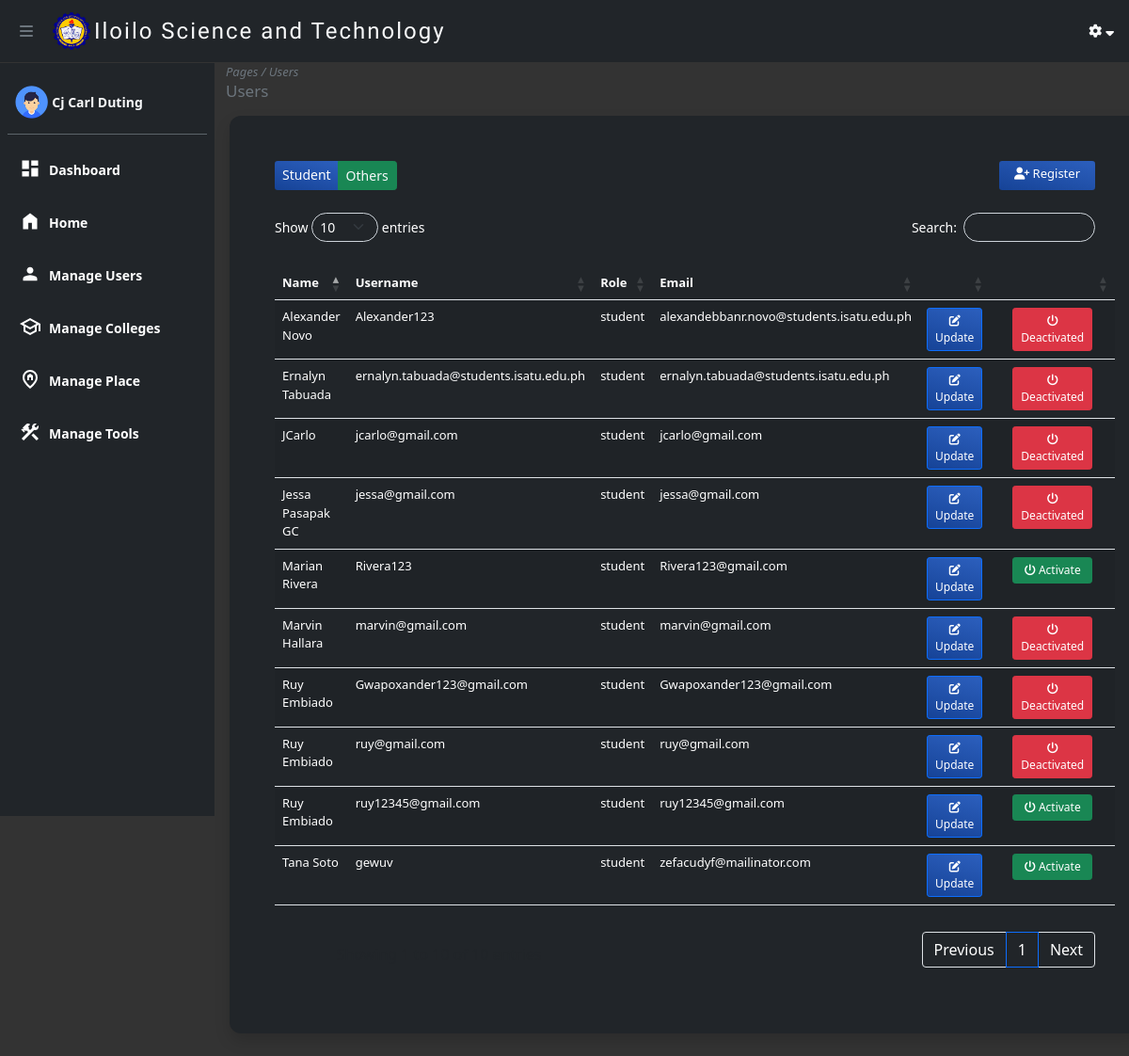
/views/manage_student.php (signed in), run on the app's committed database.
### tables this page shows
CREATE TABLE `users` (
  `id` int(255) NOT NULL,
  `name` varchar(30) NOT NULL,
  `username` varchar(50) NOT NULL,
  `email` varchar(100) NOT NULL,
  `password` varchar(250) NOT NULL,
  `role` varchar(10) NOT NULL,
  `user_status` int(3) NOT NULL
);

### config/routes.php (called while the page is built, shortened)
<?php
$img = "../public/assets/img";
$bootstrapcss = "../public/assets/bootstrap/css/bootstrap.min.css";
$icons = "https://cdnjs.cloudflare.com/ajax/libs/font-awesome/6.2.1/css/all.min.css";

### config/database.php (called while the page is built, shortened)
<?php
$host = "localhost";
$username = "root";
$password = "";
$database = "ojt";
$conn = mysqli_connect($host, $username, $password, $database);
function find_where($table, $columns_and_values)
{
    global $conn;
    $sql = "SELECT * FROM $table WHERE ";
    $params = [];
    $types = "";
    $i = 0;
    foreach ($columns_and_values as $column => $value) {
        $sql .= "$column = ? ";
        $params[] = &$columns_and_values[$column];
        $types .= "s";
    }
    $stmt = mysqli_prepare($conn, $sql);
    array_unshift($params, $types);
    call_user_func_array(array($stmt, "bind_param"), $params);
    $stmt->execute();
    $result = $stmt->get_result();
    return $result->fetch_all(MYSQLI_ASSOC);
}

### views/manage_student.php (the view, shortened to what this page needs)
<?php
require_once 'header.php';
?>
<div class="row mx-auto">
    <p class="text-start text-secondary m-0" style="font-size:13px"><i>Pages / Users</i></p>
    <h4 class="h4 text-start text-secondary" style="font-size:17px">Users</h4>
</div>
<div class="row m-auto px-3">
    <div class="col-12 m-auto mt-2 rounded bg-dark p-5 table-responsive-lg shadow card-radius">
        <div class="d-flex justify-content-between pb-2 mb-3">
            <div class="btn-group" role="group" aria-label="Basic example">
                <a type="button" href="manage_student.php" class="btn btn-primary btn-sm">Student</a>
                <a type="button" href="manage_user.php" class="btn btn-success text-light btn-sm">Others</a>
            </div>
            <a class="btn btn-primary float-end btn-sm px-3" href="add_user.php" style="font-size: 13px;"><i class="fa fa-user-plus"></i> Register</a>
        </div>
        <table id="example" class="table table-striped" style="width:100%">
            <thead>
                <tr>
                    <th>Name</th>
                    <th>Username</th>
                    <th>Role</th>
                    <th>Email</th>
                    <th></th>
                    <th></th>
                </tr>
            </thead>
            <tbody>
                <?php $result = find_where('users', ['role' => 'student']); ?>
                <?php foreach ($result as $row) : ?>
                    <tr>
                        <td>
                            <?= $row['name'] ?>
                        </td>
                        <td>
                            <?= $row['username'] ?>
                        </td>
                        <td>
                            <?= $row['role'] ?>
                        </td>
                        <td>
                            <?= $row['email'] ?>
                        </td>
                        <td class="text-center">
                            <div class="row mx-auto mb-0 ">
                                <a class="btn btn-primary btn-sm border border-primary" href="manage_user_update.php?id=<?= $row['id'] ?>" style="font-size:12px;"><i class="fa fa-edit"></i> Update</a>
                            </div>
                        </td>
                        <td class="text-center px-4">
                            <div class="row mx-auto mb-0"><a class="btn <?php if ($row['user_status'] === 1) {
                                                                            echo 'btn-danger deactivate';
                                                                        } else {
                                                                            echo 'btn-success activate';
                                                                        } ?> btn-sm" href="../actions/activation.php?id=<?= $row['id'] ?>" style="font-size:12px;"><i class="fa fa-power-off"></i> <?php if ($row['user_status'] === 1) {
                                                                                                                                                                                                        echo 'Deactivated';
                                                                                                                                                                                                    } else {
                                                                                                                                                                                                        echo 'Activate';
                                                                                                                                                                                                    } ?></a></div>
                        </td>
                    </tr>
                <?php endforeach; ?>
            </tbody>
        </table>
    </div>
</div>
<?php include 'footer.php'; ?>

### views/header.php (shortened to what this page needs)
<?php
require_once '../config/config.php';
?>
<!DOCTYPE html>
<html lang="en">
<head>
    <link rel="stylesheet" href="../public/assets/css/aos.css">
    <link href="https://cdn.jsdelivr.net/npm/bootstrap-icons@1.4.1/font/bootstrap-icons.css" rel="stylesheet">
    <link rel="stylesheet" href="https://cdnjs.cloudflare.com/ajax/libs/twitter-bootstrap/5.2.0/css/bootstrap.min.css" />
    <link rel="stylesheet" href="https://cdn.datatables.net/1.13.2/css/dataTables.bootstrap5.min.css" />
    <link rel="stylesheet" href="<?php echo $bootstrapcss; ?>">
    <link rel="stylesheet" href="<?php echo $icons; ?>">
    <link rel="stylesheet" href="../public/assets/css/datatable.css" />
    <link rel="stylesheet" href="../public/assets/css/style.css">
</head>
<body>
    <nav class="navbar navbar-expand-lg bg-dark" id="header">
            <?php if (isset($_SESSION['isLogin'])) : ?>
                <div class="container-fluid px-2">
                    <button class="btn me-2" id="close-side">
                        <i class="fa fa-bars text-secondary">
                        </i>
                    </button>
                <?php endif; ?>
                <a class="navbar-brand d-flex align-items-center" href="#">
                    <img class="img-fluid" height="40" width="40" src="<?php echo $img; ?>/isatlogo.png">
                    <h4 class="h4 m-0 text-light text-sm ms-1 text-brand">
                        Iloilo Science and Technology
                    </h4>
                </a>
                <div class="collapse navbar-collapse collapse-customize " id="navbarSupportedContent">
                    <div class="d-flex justify-content-end">
                        <ul class="navbar-nav me-auto mb-2 mb-lg-0">
                            <?php if (isset($_SESSION['isLogin'])) : ?>
                                <li class="nav-item">
                                    <div class="nav-item dropdown">
                                        <a href="#" class="nav-link d-flex text-light text-bold" data-bs-toggle="dropdown">
                                            <span class="align-self-center d-flex align-items-center"><i class="fa fa-cog"></i></span>
                                            <i class="ms-1 fa fa-caret-down text-size mt-1"></i>
                                        </a>
                                    </div>
                                </li>
                            <?php endif; ?>
                        </ul>
                    </div>
                </div>
                </div>
    </nav>
    <?php if (isset($_SESSION['isLogin'])) : ?>
        <div class="d-flex">
            <div class="bg-dark sidebar content-visibility" id="sidebar">
                <div class="col-12 mt-4">
                    <a href="profile.php" class="text-decoration-none">
                        <div class="row m-auto my-2 ms-3" id="div-close">
                            <div class="col-2 px-0" id="profile-close">
                                <img class="img-fluid" src="../public/assets/img/user-logo.png" />
                            </div>
                            <div class="col-9 px-1 d-flex align-items-center">
                                <p class="text-size text-light g-0 text-start text-bold m-0 text-side">
                                    <?php if (isset($_SESSION['name'])) :
                                        echo $_SESSION['name'];
                                    endif; ?>
                                </p>
                            </div>
                        </div>
                    </a>
                    <hr class="dropdown-divider bg-secondary mx-2 mt-3">
                    <div class="row m-auto mt-3">
                        <div class="col-12 px-2">
                            <div class="row m-auto">
                                <a class="side-link btn py-2 shadow-none" href="dashboard.php">
                                    <div class="d-flex align-items-end icon-center">
                                        <svg xmlns="http://www.w3.org/2000/svg" height="24" width="24" fill="#fff">
                                            <path d="M13.25 9V3.5h7.25V9ZM3.5 12.5v-9h7.25v9Zm9.75 8v-9h7.25v9Zm-9.75 0V15h7.25v5.5Z" />
                                        </svg>
                                        <p class="text-white m-0 ms-2 alig-self-center text-side text-bold">Dashboard</p>
                                    </div>
                                </a>
                            </div>
                            <div class="row m-auto mt-3">
                                <a class="side-link btn py-2 shadow-none" href="home.php">
                                    <div class="d-flex align-items-end icon-center">
                                        <svg xmlns="http://www.w3.org/2000/svg" height="24" width="24" fill="#fff">
                                            <path d="M4.5 20.5V9.25L12 3.6l7.5 5.65V20.5h-5.6v-6.7h-3.8v6.7Z" />
                                        </svg>
                                        <p class="text-white m-0 ms-2 alig-self-center text-side text-bold">Home</p>
                                    </div>
                                </a>
                            </div>
                            <div class="row m-auto mt-3">
                                <a class="side-link btn py-2 shadow-none" href="manage_student.php">
                                    <div class="d-flex align-items-end icon-center">
                                        <p class="text-white m-0 ms-2 alig-self-center text-side text-bold">Manage Users</p>
                                    </div>
                                </a>
                            </div>
                            <div class="row m-auto mt-3">
                                <a class="side-link btn py-2 shadow-none" href="manageColleges.php">
                                    <div class="d-flex align-items-end icon-center">
                                        <svg xmlns="http://www.w3.org/2000/svg" height="24" viewBox="0 96 960 960" fill="#fff" width="24">
                                            <path d="M480 936 200 784V544L40 456l440-240 440 240v320h-80V500l-80 44v240L480 936Zm0-332 274-148-274-148-274 148 274 148Zm0 241 200-108V586L480 696 280 586v151l200 108Zm0-241Zm0 90Zm0 0Z" />
                                        </svg>
                                        <p class="text-white m-0 ms-2 alig-self-center text-side text-bold">Manage Colleges</p>
                                    </div>
                                </a>
                            </div>
                            <div class="row m-auto mt-3">
                                <a class="side-link btn py-2 shadow-none" href="manage_place.php">
                                    <div class="d-flex align-items-end icon-center">
                                        <p class="text-white m-0 ms-2 alig-self-center text-side text-bold">Manage Place</p>
                                    </div>
                                </a>
                            </div>
                            <div class="row m-auto mt-3">
                                <a class="side-link btn py-2 shadow-none" href="manage_tool.php">
                                    <div class="d-flex align-items-end icon-center">
                                        <p class="text-white m-0 ms-2 alig-self-center text-side text-bold">Manage Tools</p>
                                    </div>
                                </a>
                            </div>
                        </div>
                    </div>
                </div>
            </div>
            <div class="col-10 main-content content-visibility" id="main-content">
            <?php endif; ?>

### views/footer.php (shortened to what this page needs)
<?php if (isset($_SESSION['isLogin'])) : ?>
    </div>
    </div>
<?php endif; ?>
</body>
</html>

### public/assets/css/datatable.css (style rules this page uses)
table.dataTable thead>tr>th.sorting,table.dataTable thead>tr>th.sorting_asc,table.dataTable thead>tr>th.sorting_desc,table.dataTable thead>tr>th.sorting_asc_disabled,table.dataTable thead>tr>th.sorting_desc_disabled,table.dataTable thead>tr>td.sorting,table.dataTable thead>tr>td.sorting_asc,table.dataTable thead>tr>td.sorting_desc,table.dataTable thead>tr>td.sorting_asc_disabled,table.dataTable thead>tr>td.sorting_desc_disabled { cursor:pointer;position:relative;padding-right:26px }
table.dataTable thead>tr>th.sorting:before,table.dataTable thead>tr>th.sorting:after,table.dataTable thead>tr>th.sorting_asc:before,table.dataTable thead>tr>th.sorting_asc:after,table.dataTable thead>tr>th.sorting_desc:before,table.dataTable thead>tr>th.sorting_desc:after,table.dataTable thead>tr>th.sorting_asc_disabled:before,table.dataTable thead>tr>th.sorting_asc_disabled:after,table.dataTable thead>tr>th.sorting_desc_disabled:before,table.dataTable thead>tr>th.sorting_desc_disabled:after,table.dataTable thead>tr>td.sorting:before,table.dataTable thead>tr>td.sorting:after,table.dataTable thead>tr>td.sorting_asc:before,table.dataTable thead>tr>td.sorting_asc:after,table.dataTable thead>tr>td.sorting_desc:before,table.dataTable thead>tr>td.sorting_desc:after,table.dataTable thead>tr>td.sorting_asc_disabled:before,table.dataTable thead>tr>td.sorting_asc_disabled:after,table.dataTable thead>tr>td.sorting_desc_disabled:before,table.dataTable thead>tr>td.sorting_desc_disabled:after { position:absolute;display:block;opacity:.125;right:10px;line-height:9px;font-size:.9em }
table.dataTable thead>tr>th.sorting:before,table.dataTable thead>tr>th.sorting_asc:before,table.dataTable thead>tr>th.sorting_desc:before,table.dataTable thead>tr>th.sorting_asc_disabled:before,table.dataTable thead>tr>th.sorting_desc_disabled:before,table.dataTable thead>tr>td.sorting:before,table.dataTable thead>tr>td.sorting_asc:before,table.dataTable thead>tr>td.sorting_desc:before,table.dataTable thead>tr>td.sorting_asc_disabled:before,table.dataTable thead>tr>td.sorting_desc_disabled:before { bottom:50%; content:"▴" }
table.dataTable thead>tr>th.sorting:after,table.dataTable thead>tr>th.sorting_asc:after,table.dataTable thead>tr>th.sorting_desc:after,table.dataTable thead>tr>th.sorting_asc_disabled:after,table.dataTable thead>tr>th.sorting_desc_disabled:after,table.dataTable thead>tr>td.sorting:after,table.dataTable thead>tr>td.sorting_asc:after,table.dataTable thead>tr>td.sorting_desc:after,table.dataTable thead>tr>td.sorting_asc_disabled:after,table.dataTable thead>tr>td.sorting_desc_disabled:after { top:50%;content:"▾" }
table.dataTable thead>tr>th.sorting_asc:before,table.dataTable thead>tr>th.sorting_desc:after,table.dataTable thead>tr>td.sorting_asc:before,table.dataTable thead>tr>td.sorting_desc:after { opacity:.6 }
table.dataTable thead th,table.dataTable thead td,table.dataTable tfoot th,table.dataTable tfoot td { text-align:left }
table.dataTable { clear:both;margin-top:6px !important;margin-bottom:6px !important;max-width:none !important;border-collapse:separate !important;border-spacing:0 }
table.dataTable td,table.dataTable th { -webkit-box-sizing:content-box;box-sizing:content-box }
table.dataTable.table-striped>tbody>tr:nth-of-type(2n+1)>* { box-shadow:none }
table.dataTable>tbody>tr { background-color:transparent }
table.dataTable.table-striped>tbody>tr.odd>* { box-shadow:inset 0 0 0 9999px rgba(0, 0, 0, 0.05) }

### data on the page
users: name "Ruy Embiado", username "Gwapoxander123@gmail.com", role "student", email "Gwapoxander123@gmail.com", user_status "Deactivated"
users: name "Alexander Novo", username "Alexander123", role "student", email "alexandebbanr.novo@students.isatu.edu.ph", user_status "Deactivated"
users: name "Ernalyn Tabuada", username "ernalyn.tabuada@students.isatu.edu.ph", role "student", email "ernalyn.tabuada@students.isatu.edu.ph", user_status "Deactivated"
users: name "Ruy Embiado", username "ruy@gmail.com", role "student", email "ruy@gmail.com", user_status "Deactivated"
users: name "Marvin Hallara", username "marvin@gmail.com", role "student", email "marvin@gmail.com", user_status "Deactivated"
users: name "Jessa Pasapak GC", username "jessa@gmail.com", role "student", email "jessa@gmail.com", user_status "Deactivated"
users: name "JCarlo", username "jcarlo@gmail.com", role "student", email "jcarlo@gmail.com", user_status "Deactivated"
users: name "Marian Rivera", username "Rivera123", role "student", email "Rivera123@gmail.com", user_status "Activate"
users: name "Ruy Embiado", username "ruy12345@gmail.com", role "student", email "ruy12345@gmail.com", user_status "Activate"
users: name "Tana Soto", username "gewuv", role "student", email "zefacudyf@mailinator.com", user_status "Activate"

### other printed values
$_SESSION['name'] "Cj Carl Duting"
